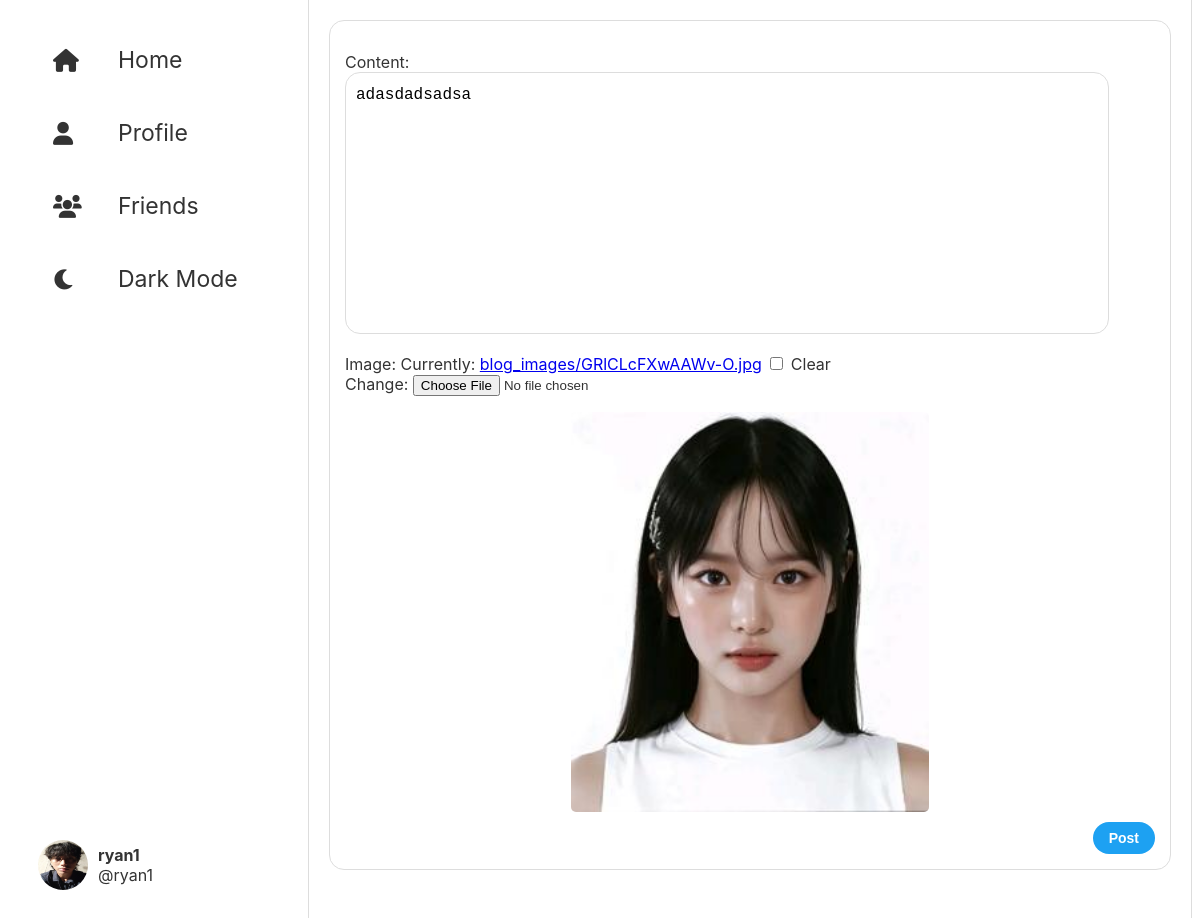
Screenshot of /blog/2/edit/ (signed in) with the database file from the repository.
### blog/models.py (models this page shows, shortened)
class Profile(models.Model):
    user = models.OneToOneField(User, on_delete=models.CASCADE)
    bio = models.TextField(blank=True)
    profile_picture = models.ImageField(upload_to='profile_pics/', blank=True)

class BlogPost(models.Model):
    content = models.TextField()
    date_posted = models.DateTimeField(default=timezone.now)
    author = models.ForeignKey(settings.AUTH_USER_MODEL, on_delete=models.CASCADE)
    image = models.ImageField(upload_to='blog_images/', blank=True, null=True)

### blog/views.py (the view)
# urls.py: path('<int:id>/edit/', views.edit_post, name='edit_post'),  # Update a post
@login_required
def edit_post(request, id):
    post = get_object_or_404(BlogPost, id=id)
    if request.method == 'POST':
        form = BlogPostForm(request.POST, request.FILES, instance=post)
        if form.is_valid():
            form.save()
            return redirect('blog_detail', id=post.id)  # Redirect after successfully saving the post
    else:
        form = BlogPostForm(instance=post)  # Pre-populate the form with the existing post data
    return render(request, 'blog/edit_post.html', {'form': form, 'post': post})

### blog/forms.py
class BlogPostForm(forms.ModelForm):
    class Meta:
        model = BlogPost
        fields = ['content', 'image']  # Include image field

### blog/templates/blog/edit_post.html (shortened to what this page needs)
{% load tz %}
<!DOCTYPE html>
<html lang="en">
<head>
    {% load static %}
    <link rel="stylesheet" href="{% static 'blog/styles.css' %}">
    <link rel="stylesheet" href="https://cdnjs.cloudflare.com/ajax/libs/font-awesome/6.0.0/css/all.min.css" />
</head>
<body>
<div class="container">
    <div class="sidebar">
        <ul class="sidebar-nav">
            <li><a href="{% url 'blog_list' %}"><i class="fas fa-home"></i> Home</a></li>
            <li><a href="{% url 'profile' %}"><i class="fas fa-user"></i> Profile</a></li>
            <li><a href="#"><i class="fas fa-users"></i> Friends</a></li>
            <li id="dark-mode-toggle">
                <a href="#"><i class="fas fa-moon"></i> Dark Mode</a>
            </li>
        </ul>
        {% if user.is_authenticated %}
            <div class="sidebar-bottom">
                {% if user.profile.profile_picture %}
                    <img src="{{ user.profile.profile_picture.url }}" alt="
    Profile Picture" class="profile-pic">
                {% endif %}
                <div class="user-info">
                    <h3>{{ user.username }}</h3>
                    <p>@{{ user.username }}</p>
                </div>
            </div>
        {% endif %}
    </div>
    <div class="main-content">
        {% if user.is_authenticated %}
        <div class="new-post-form">
            <form method="post" enctype="multipart/form-data" action="{% url 'edit_post' post.id %}">
                {{ form.as_p }}
                <div class="post-content">
                    {% if post.image %}
                        <img src="{{ post.image.url }}" alt="Post Image" class="post-image" id="image-preview">
                    {% else %}
                        <img src="" alt="Post Image" class="post-image" id="image-preview" style="display: none;">
                    {% endif %}
                </div>
                <div class="tweet-actions">
                    <button type="submit" class="btn btn-primary tweet-button">Post</button>
                </div>
            </form>
        </div>
        {% endif %}
    </div>
</div>
</body>
</html>

### blog/static/blog/styles.css (style rules this page uses)
body { font-family: -apple-system, BlinkMacSystemFont, 'Segoe UI', Roboto, Oxygen, Ubuntu, Cantarell, 'Open Sans', 'Helvetica Neue', sans-serif; background-color: #fff; color: #333; transition: background-color 0.3s, color 0.3s; display: flex; overflow-y: hidden; margin-bottom: 0px; margin-top: 0px; }
.container { display: flex; width: 100%; max-width: 1200px; margin: 0 auto; overflow-y: hidden; }
.sidebar { width: 250px; padding: 20px; background-color: #fff; position: fixed; top: 0; height: 100vh; display: flex; flex-direction: column; justify-content: space-between; overflow-y: auto; margin: none; }
.sidebar-nav { list-style: none; padding: none; padding-inline-start: 15px; }
.sidebar-nav li { margin-bottom: 25px; display: flex; align-items: center; list-style: none; }
.sidebar-nav a { display: flex; align-items: center; padding: 10px; text-decoration: none; color: #333; font-size: 23px; transition: padding 0.3s ease; }
.sidebar-nav a i { margin-right: 40px; width: 25px; height: 25px; top: 50%; align-content: center; }
.sidebar-bottom { display: flex; align-items: center; padding: 10px; margin-bottom: 30px; }
.sidebar-bottom .profile-pic { width: 50px; height: 50px; border-radius: 50%; margin-right: 10px; }
.sidebar-bottom .user-info h3 { margin: 0; font-size: 16px; font-weight: bold; }
.user-info p { margin-block-start: 0; margin-block-end: 0; font-size: 16px; }
.tweet-button { background-color: #1da1f2; color: #fff; padding: 10px 15px; border: none; border-radius: 20px; cursor: pointer; font-weight: bold; margin-top: 20px; margin-left: auto; }
.main-content { flex: 1; margin-left: 300px; padding: 20px; border-left: 1px solid #ddd; border-right: 1px solid #ddd; overflow-y: auto; height: 100vh; width: calc(100% - 250px); }
.profile-pic { width: 40px; height: 40px; border-radius: 50%; margin-right: 10px; }
.post-content { margin-bottom: 10px; }
.post-image { display: block; min-width: 300px; min-height: 400px; border-radius: 5px; margin: 0 auto; margin-top: 10px; }
.sidebar, .main-content, .right-sidebar { overflow-y: auto; scrollbar-width: none; }
.new-post-form { border: 1px solid #ddd; padding: 15px; margin-bottom: 20px; border-radius: 15px; }
.tweet-actions { display: flex; justify-content: flex-end; align-items: center; margin-top: 10px; }
.tweet-actions .tweet-button { background-color: #1da1f2; color: #fff; border: none; border-radius: 20px; padding: 8px 16px; font-weight: bold; cursor: pointer; }
.tweet-button { margin: 0px; }
#image-preview { display: flex; justify-content: center; align-items: center; height: auto; margin-top: 10px; }
.btn { padding: 8px 16px; border: none; border-radius: 4px; cursor: pointer; font-size: 14px; }
textarea { width: calc(100% - 68px); padding: 10px; border: none; resize: none; font-size: 16px; line-height: 1.5; border: 1px solid #ddd; border-radius: 15px; }

### rows the page displays
BlogPost: content "adasdadsadsa", image (picture)

### other values shown
{{ user.username }} "ryan1"
